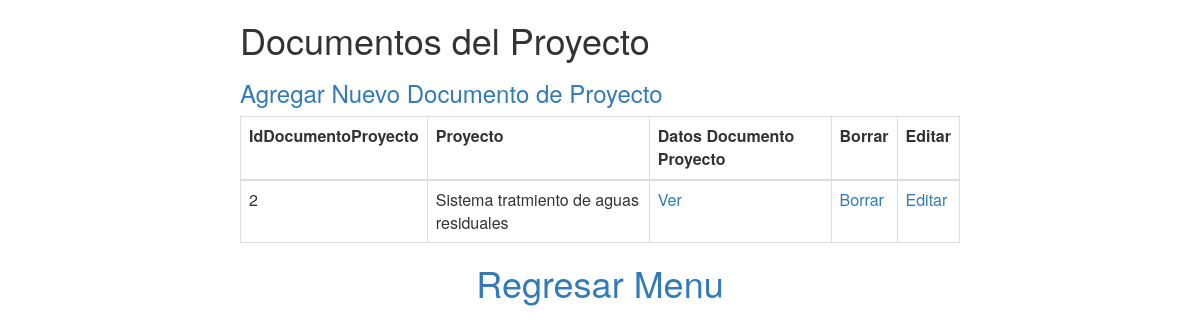
The app's page /proyectodocs, older data.
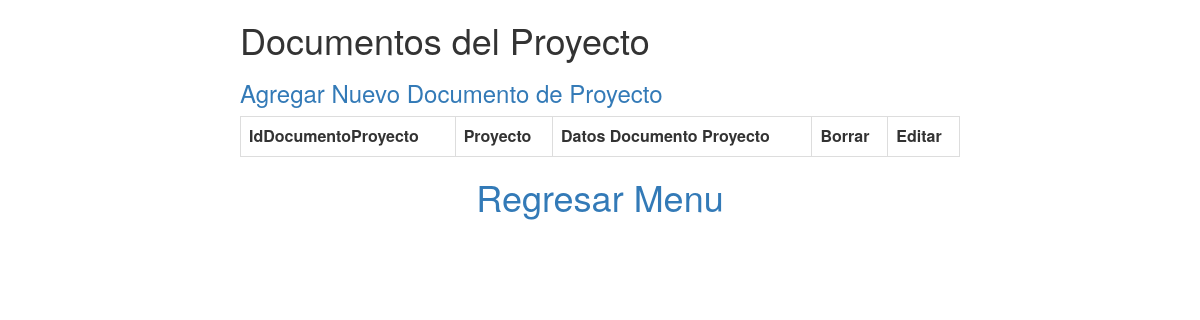
The same page, newer data.
### series/models.py (models this page shows)
class ProyectoDocs(models.Model):
    proyecto = models.ForeignKey(Proyecto, on_delete=models.CASCADE)
    codigoFase = models.IntegerField()
    codigoNivel = models.IntegerField()
    fechInicio =models.DateField()
    fechFin = models.DateField()
    costEst = models.FloatField()
    observacion = models.TextField(max_length=500)
    estPyto = models.IntegerField()
    tipoEntregable = models.IntegerField()
    codEntrega = models.IntegerField()
    codEsp = models.IntegerField()
    codResp = models.IntegerField()
    vigente = models.CharField(max_length=1,default='1')

class Proyecto(models.Model):
    codigoFase = models.IntegerField()
    codigoNivel = models.IntegerField()
    codSnip = models.CharField(max_length=10)
    nombre= models.CharField(max_length=100)
    fechReg = models.DateField()
    costoPip = models.FloatField()
    costoDir = models.FloatField()
    codFuncion = models.CharField(max_length=100)
    departamento = models.ForeignKey(Departamento, on_delete=models.CASCADE)
    distrito = models.ForeignKey(Distrito, on_delete=models.CASCADE)
    provincia = models.ForeignKey(Provincia, on_delete=models.CASCADE)
    codCli = models.ForeignKey(Cliente, on_delete=models.CASCADE)
    codEsp = models.IntegerField()
    codResp = models.IntegerField()
    observacion = models.TextField(max_length=500)
    vigente = models.CharField(max_length=1,default='1')
    def __str__(self):
        return self.nombre

### series/views.py (the view)
# urls.py: url(r'^proyectodocs$', views.ProyectoDocsListFunc, name='list_pd'),
def ProyectoDocsListFunc(request):
    proyectodocs = ProyectoDocs.objects.filter(vigente='1')
    return render(request,'series/lista_proyectodocs.html', {'proyectodocs': proyectodocs})

### series/templates/series/lista_proyectodocs.html (shortened to what this page needs)
{% load staticfiles %}
<html>
<head>
    <link rel="stylesheet" href="{% static 'css/style_registry.css' %}">
    <link rel="stylesheet" type="text/css" href="{% static 'css/bootstrap.css' %}">
</head>
<body>
<div class="container-table">
    <h1>Documentos del Proyecto</h1>
    <a href="{% url "new_pd" %}"><h3>Agregar Nuevo Documento de Proyecto</h3></a>
    <table class="table table-bordered table-responsive">
        <tr>
            <th>IdDocumentoProyecto</th>
            <th>Proyecto</th>
            <th>Datos Documento Proyecto</th>
            <th>Borrar</th>
            <th>Editar</th>
        </tr>
        <tbody>
            {% for proyectodoc in proyectodocs %}
            <tr>
                <td>{{proyectodoc.id}}</td>
                <td>{{proyectodoc.proyecto}}</td>
                <td><a href="{% url "det_pd" proyectodoc.id %}">Ver</a></td>
                <td><a href="{% url "del_pd" proyectodoc.id %}">Borrar</a></td>
                <td><a href="{% url "upd_pd" proyectodoc.id %}">Editar</a></td>
            </tr>
            {% endfor %}
        </tbody>
    </table>
</div>
<center><h1><a href="{% url "index" %}">Regresar Menu</a></h1></center>
</body>
</html>

### series/static/css/style_registry.css (style rules this page uses)
.container-table { width: 60%; margin:0 auto; }

Row changes from the older to the newer data that the page shows:
removed ProyectoDocs: id "2", proyecto "Sistema tratmiento de aguas residuales"
